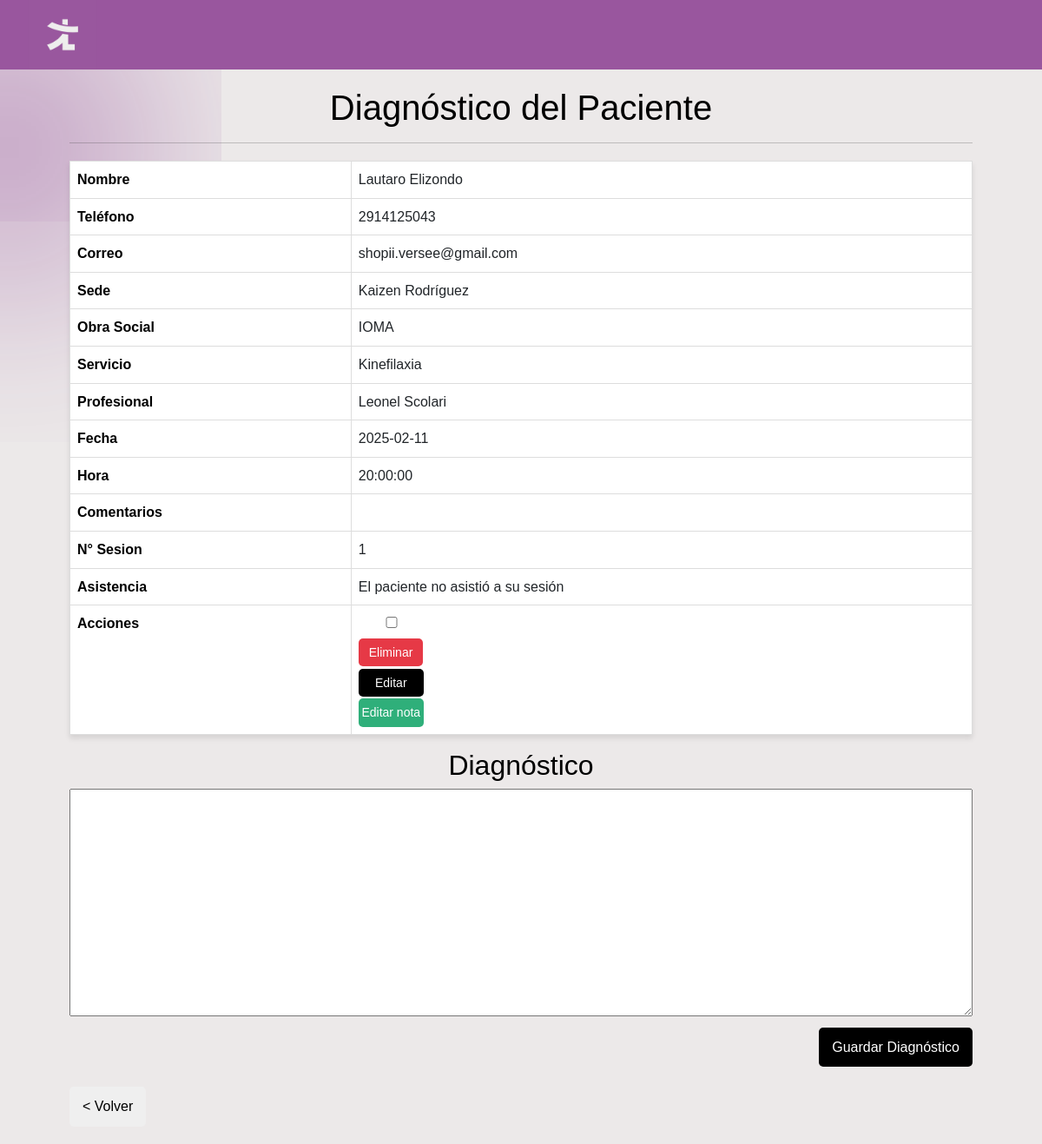
The page /admin/diagnostico.php?id=51 (signed in) on the database as committed earlier.
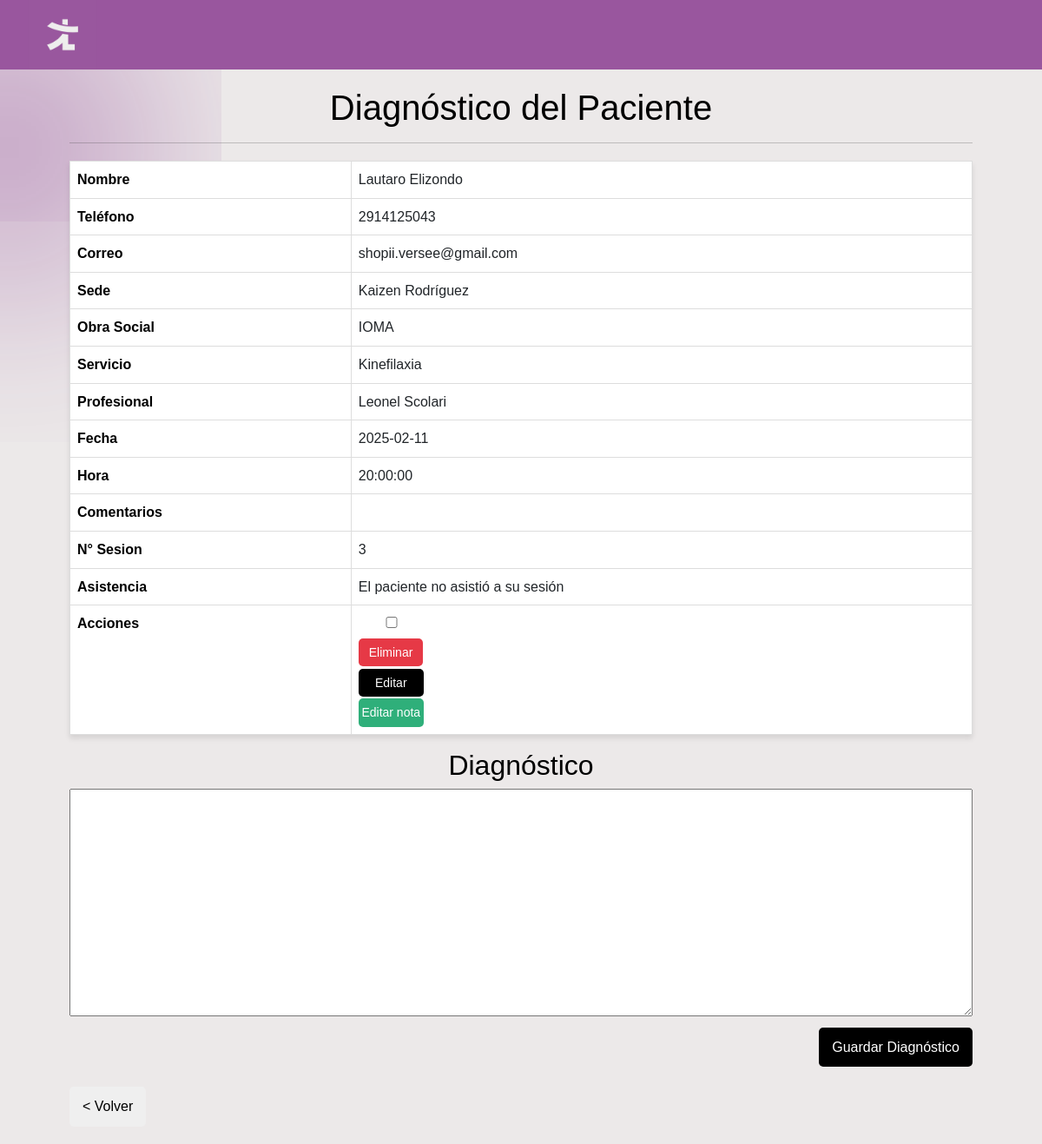
The same page on the database as committed later.
### tables this page shows
CREATE TABLE `turnos` (
  `id` int(11) NOT NULL,
  `sede` varchar(50) DEFAULT NULL,
  `servicio` varchar(50) DEFAULT NULL,
  `profesional` varchar(100) DEFAULT NULL,
  `fecha` date DEFAULT NULL,
  `hora` time DEFAULT NULL,
  `nombre` varchar(100) DEFAULT NULL,
  `gmail` varchar(100) DEFAULT NULL,
  `telefono` varchar(20) DEFAULT NULL,
  `obra_social` varchar(100) DEFAULT NULL,
  `comentarios` text DEFAULT NULL,
  `diagnostico` text DEFAULT NULL,
  `numero_sesion` int(11) DEFAULT NULL,
  `asistio` tinyint(1) DEFAULT 0
);

### admin/diagnostico.php (the view, shortened to what this page needs)
<?php
$id = $_GET['id'];
$conn = new mysqli('localhost', 'root', '', 'turnos');
$sql = "SELECT * FROM turnos WHERE id = ?";
$stmt = $conn->prepare($sql);
$stmt->bind_param('i', $id);
$stmt->execute();
$result = $stmt->get_result();
$paciente = $result->fetch_assoc();
?>
<!DOCTYPE html>
<html lang="es">
<head>
    <link rel="stylesheet" href="../css/styles.css">
    <link rel="stylesheet" href="../bootstrap-5.1.3-dist/css/bootstrap.css">
    <link rel="stylesheet" href="https://cdnjs.cloudflare.com/ajax/libs/animate.css/4.1.1/animate.min.css">
    <link href="https://assets.calendly.com/assets/external/widget.css" rel="stylesheet">
</head>
<body>
    <header>
        <nav class="nav_container navbar navbar-dark">
            <div class="container-fluid">
                <div class="logo_container">
                    <img class="logo" src="../img/ISO_Violeta.png" alt="Logo">
                </div>
            </div>
        </nav>
    </header>
    <div class="content">
        <h1>Diagnóstico del Paciente</h1>
        <hr>
        <table class="table">
            <tr>
                <th>Nombre</th>
                <td><?php echo $paciente['nombre']; ?></td>
            </tr>
            <tr>
                <th>Teléfono</th>
                <td><?php echo $paciente['telefono']; ?></td>
            </tr>
            <tr>
                <th>Correo</th>
                <td><?php echo $paciente['gmail']; ?></td>
            </tr>
            <tr>
                <th>Sede</th>
                <td><?php echo $paciente['sede']; ?></td>
            </tr>
            <tr>
                <th>Obra Social</th>
                <td><?php echo $paciente['obra_social']; ?></td>
            </tr>
            <tr>
                <th>Servicio</th>
                <td><?php echo $paciente['servicio']; ?></td>
            </tr>
            <tr>
                <th>Profesional</th>
                <td><?php echo $paciente['profesional']; ?></td>
            </tr>
            <tr>
                <th>Fecha</th>
                <td><?php echo $paciente['fecha']; ?></td>
            </tr>
            <tr>
                <th>Hora</th>
                <td><?php echo $paciente['hora']; ?></td>
            </tr>
            <tr>
                <th>Comentarios</th>
                <td><?php echo $paciente['comentarios']; ?></td>
            </tr>
            <tr>
                <th>N° Sesion</th>
                <td><?php echo $paciente['numero_sesion']; ?></td>
            </tr>
            <tr>
                <th>Asistencia</th>
                <td>
                    <?php echo $paciente['asistio'] ? 'El paciente asistió a su sesión' : 'El paciente no asistió a su sesión'; ?>
                    </td>
                </tr>
                <tr>
                    <th>Acciones</th>
                    <td>
                    <form method="POST" class="asistencia_contianer" style="width: 0px; position: relative; right: 37px; top: 5px; cursor: pointer;" action="diagnostico.php?id=<?php echo $id; ?>">
                        <input type="checkbox" name="asistio" <?php echo $paciente['asistio'] ? 'checked' : ''; ?> onchange="this.form.submit()">
                    </form>
                    <a href="?eliminar_id=<?php echo $paciente['id']; ?>" class="delete-btn" onclick="return confirm('¿Estás seguro de que quieres eliminar este paciente?');">Eliminar</a>
                    <br>
                    <button class="edit-btn" onclick="abrirFormulario(<?php echo $paciente['id']; ?>, '<?php echo $paciente['obra_social']; ?>', '<?php echo $paciente['fecha']; ?>', '<?php echo $paciente['hora']; ?>', '<?php echo $paciente['numero_sesion']; ?>')">Editar</button>
                    <br>
                    <button class="nota-btn" onclick="notaFormulario('<?php echo $paciente['id']; ?>', '<?php echo addslashes(str_replace(array("\r\n", "\n", "\r"), '', $paciente['comentarios'])); ?>')">Editar nota</button>
                </td>
            </tr>
        </table>
        <h2>Diagnóstico</h2>
        <form method="POST" action="diagnostico.php?id=<?php echo $id; ?>">
            <textarea name="diagnostico" rows="10" style="width:100%;"><?php echo $paciente['diagnostico']; ?></textarea>
            <br><br>
            <button type="submit" name="guardar_diagnostico">Guardar Diagnóstico</button>
        </form>
        <a href="pacientes.php"><button type="submit" name=""> < Volver </button></a>
    </div>
</body>
</html>

### css/styles.css (style rules this page uses)
body { font-family: 'Helvetica', 'Arial', sans-serif !important; margin: 0; padding: 0; box-sizing: border-box; background-color: #ece9e9 !important; }
.nav_container { background-color: #99569E !important; margin: 0; padding: 0 !important; }
.logo_container { width: 70px; height: 80px; }
.logo { width: 80px; height: 100%; }

### admin/diagnostico.php (style rules this page uses)
.logo_container { width: 70px; height: 80px; position: relative; left: 20px; }
.logo { width: 80px; height: 100%; }
body { font-family: 'Poppins', sans-serif; margin: 0; padding: 0; background-color: #ffffff; color: #333; line-height: 1.6; box-sizing: border-box; }
h1, h2 { color: #000; text-align: center; }
a { text-decoration: none; color: inherit; transition: color 0.3s ease; }
button { cursor: pointer; border: none; padding: 10px 15px; border-radius: 5px; transition: background-color 0.3s ease; }
.content { padding: 20px; margin: auto; width: 90%; max-width: 1200px; }
form { display: flex; flex-wrap: wrap; gap: 10px; align-items: center; justify-content: space-between; margin-bottom: 20px; }
form input, form select { flex: 1; min-width: 150px; padding: 8px 10px; border: 1px solid #ddd; border-radius: 5px; }
form button { background-color: #000; color: #fff; }
table { width: 100%; border-collapse: collapse; margin-top: 20px; background-color: #fff; box-shadow: 0 4px 6px rgba(0, 0, 0, 0.1); }
th, td { text-align: left; padding: 10px; border: 1px solid #ddd; }
th { background-color: #000; color: #000; }
td { background-color: #f9f9f9; }
.delete-btn { background-color: #e63946; color: #fff; border: none; padding: 8px 12px; border-radius: 5px; font-size: 14px; cursor: pointer; transition: background-color 0.3s ease; margin-bottom: 5px; }
.edit-btn { background-color: #000; color: #fff; border: none; padding: 5px 2px; border-radius: 5px; font-size: 14px; cursor: pointer; width: 75px; transition: background-color 0.3s ease; margin-top: 6px; }
.nota-btn { background-color: rgb(47, 175, 122); color: #fff; border: none; padding: 5px 2px; border-radius: 5px; font-size: 14px; cursor: pointer; width: 75px; transition: background-color 0.3s ease; margin-top: 2px; }

Rows that differ between the two databases and show on the page:
changed turnos "Lautaro Elizondo": numero_sesion "1" → "3"
